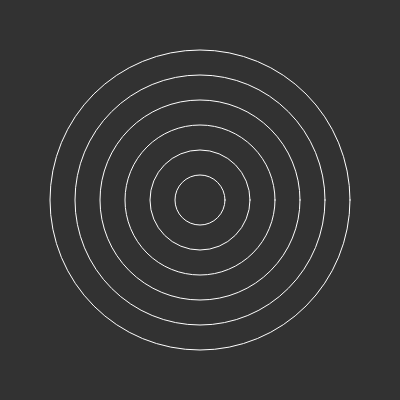
Frame 1 (no input)
Frame 2 (the mouse pressed at the canvas centre, redrawn once): identical to frame 1, image omitted

The p5.js sketch that drew this single still picture (run headless with seeded random() and noise() and a simulated clock; the mouse was pressed at the canvas centre and the sketch redrawn once):

// p5.js sketch
// ── sketch.js
let x, y;

function setup() {
  createCanvas(400, 400);
  x = width / 2;
  y = height / 2;
}

function draw() {
  background(50);
  noFill();
  stroke(255);

  for (let i = 0; i < 6; i++) {
    let dia = 50 + i * 50;
    circle(x, y, dia);
  }

  noLoop(); // stop draw() from looping
}
